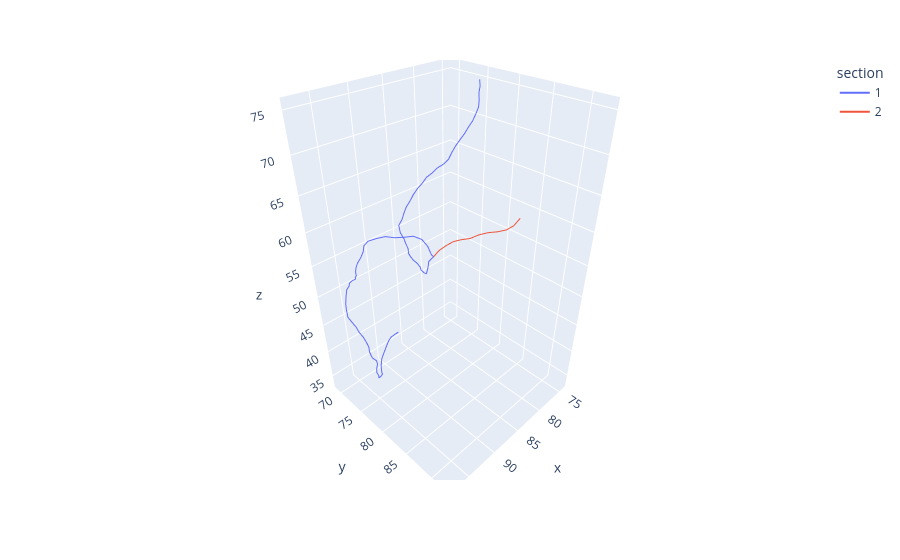

Notebook code cell kept with this figure:
### Code cell
restructured_sections = tree.restructure_neuron_tree(torch.tensor(swc_list), input_type="swc")
restructured_sections = {k: torch.stack((v[:-1], v[1:]), dim=1) for k, v in restructured_sections.items()}
plot_sections(restructured_sections)
